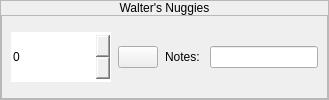
              <widget class="QFrame" name="orderFrame2">
               <property name="sizePolicy">
                <sizepolicy hsizetype="Preferred" vsizetype="Fixed">
                 <horstretch>0</horstretch>
                 <verstretch>0</verstretch>
                </sizepolicy>
               </property>
               <property name="minimumSize">
                <size>
                 <width>0</width>
                 <height>90</height>
                </size>
               </property>
               <property name="frameShape">
                <enum>QFrame::StyledPanel</enum>
               </property>
               <property name="frameShadow">
                <enum>QFrame::Raised</enum>
               </property>
               <layout class="QVBoxLayout" name="verticalLayout_4">
                <property name="spacing">
                 <number>0</number>
                </property>
                <property name="leftMargin">
                 <number>0</number>
                </property>
                <property name="topMargin">
                 <number>0</number>
                </property>
                <property name="rightMargin">
                 <number>0</number>
                </property>
                <property name="bottomMargin">
                 <number>0</number>
                </property>
                <item>
                 <widget class="QLabel" name="order2Label">
                  <property name="sizePolicy">
                   <sizepolicy hsizetype="Preferred" vsizetype="Fixed">
                    <horstretch>0</horstretch>
                    <verstretch>0</verstretch>
                   </sizepolicy>
                  </property>
                  <property name="styleSheet">
                   <string notr="true">font: 20pt &quot;Footlight MT Light&quot;;
color: black;</string>
                  </property>
                  <property name="text">
                   <string>Walter's Nuggies</string>
                  </property>
                  <property name="alignment">
                   <set>Qt::AlignCenter</set>
                  </property>
                 </widget>
                </item>
                <item>
                 <widget class="QFrame" name="order2Btns">
                  <property name="frameShape">
                   <enum>QFrame::StyledPanel</enum>
                  </property>
                  <property name="frameShadow">
                   <enum>QFrame::Raised</enum>
                  </property>
                  <layout class="QHBoxLayout" name="horizontalLayout_10">
                   <property name="spacing">
                    <number>7</number>
                   </property>
                   <property name="topMargin">
                    <number>0</number>
                   </property>
                   <property name="bottomMargin">
                    <number>0</number>
                   </property>
                   <item>
                    <widget class="QSpinBox" name="order2Qty">
                     <property name="minimumSize">
                      <size>
                       <width>100</width>
                       <height>50</height>
                      </size>
                     </property>
                     <property name="maximumSize">
                      <size>
                       <width>100</width>
                       <height>16777215</height>
                      </size>
                     </property>
                     <property name="styleSheet">
                      <string notr="true">QSpinBox::up-button {
	image: url(:/icons/iconsImages/1200px-Green-Up-Arrow.svg.png);
}
QSpinBox::down-button {
	image: url(:/icons/iconsImages/1200px-RedDownArrow.svg.png);
}
QSpinBox{
	font: 22pt &quot;Arial&quot;;
	border: none;
}
</string>
                     </property>
                    </widget>
                   </item>
                   <item>
                    <widget class="QPushButton" name="order2CancelBtn">
                     <property name="text">
                      <string/>
                     </property>
                     <property name="icon">
                      <iconset resource="iconsImages.qrc">
                       <normaloff>:/icons/iconsImages/1024px-Black_close_x.svg.png</normaloff>:/icons/iconsImages/1024px-Black_close_x.svg.png</iconset>
                     </property>
                     <property name="iconSize">
                      <size>
                       <width>30</width>
                       <height>30</height>
                      </size>
                     </property>
                    </widget>
                   </item>
                   <item>
                    <widget class="QLabel" name="order2Lbl">
                     <property name="styleSheet">
                      <string notr="true">font: 12pt &quot;Arial&quot;;</string>
                     </property>
                     <property name="text">
                      <string>Notes: </string>
                     </property>
                    </widget>
                   </item>
                   <item>
                    <widget class="QLineEdit" name="order2Notes">
                     <property name="styleSheet">
                      <string notr="true">font: 12pt &quot;Arial&quot;;</string>
                     </property>
                     <property name="text">
                      <string/>
                     </property>
                    </widget>
                   </item>
                  </layout>
                 </widget>
                </item>
               </layout>
              </widget>
